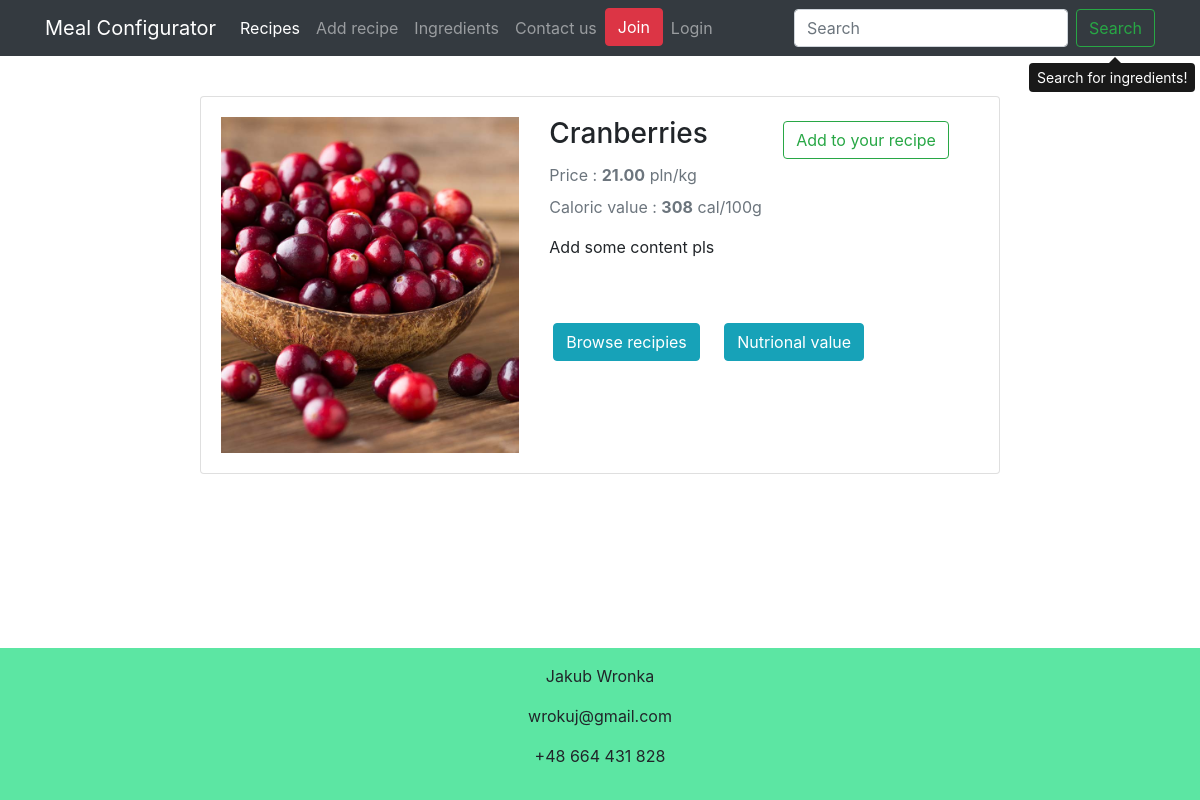
The app's page /products/cranberries/ with its own data.
### main/models.py (models this page shows, shortened)
class Ingredient(models.Model):
    name = models.CharField(max_length=255, primary_key=True)
    category = models.ForeignKey(FoodCategory, null=True, blank=True, on_delete=models.SET_NULL)
    price = models.DecimalField(max_digits=7, decimal_places=2)
    calval = models.IntegerField()
    total_carbs = models.FloatField()
    total_fat = models.FloatField()
    total_proteins = models.FloatField()
    image = models.ImageField(upload_to='ingredient_images',
                              null=True,
                              blank=True,
                              width_field='width_field',
                              height_field='height_field')
    height_field = models.IntegerField(default=0)
    width_field = models.IntegerField(default=0)
    slug = models.SlugField(null=True, blank=True, unique=True)
    objects = IngredientManager()
    accepted = models.BooleanField(default=False)

### main/views.py (the view, shortened to what this page needs)
# urls.py: path('products/<str:slug>/', views.detailed_product_page, name='product-details'),
def detailed_product_page(request, slug):
    if 'collect_ing' not in request.session or request.session['collect_ing'] == '':
        request.session['collect_ing'] = []
    obj = get_object_or_404(Ingredient, slug=slug)
    current_ing = obj.name
    recipes_containing = Recipe.objects.search_by_ing(obj)
    template_name = 'main/product_details.html'
    context = {'product': obj,
               'added': request.session['collect_ing'],
               'recipes_containing': recipes_containing}
    return render(request, template_name, context)

### main/context_processors.py (called while the page is built)
def broadcaster(request):
    kwargs = {
        'foodcategories': FoodCategory.objects.all(),
        'currentuser': request.user,
    }
    return kwargs

### main/models.py (called while the page is built)
    def search_by_ing(self, ing=None):
        qs = self.get_queryset()
        if ing:
            qs = ing.recipe_set.all()
        return qs

### main/templates/main/product_details.html (shortened to what this page needs)
{% extends 'main/base.html' %}
{% block content %}
{% load static %}
  <br>
  <div class="card mx-auto" style="width: 50rem;">
    <div class="card-body">
      <div class="row">
        <div class="col-md-5">
          <img src="{{ product.image.url }}" class="img-fluid">
        </div>
        <div class="col-md-7">
          <div class="row">
            <div class="col">
              <h3 class="card-title">{{ product.name }}</h3>
            </div>
            <div class="col">
              {% if product.name not in added %}
                <form action="." method="post">{% csrf_token %}
                  <button type="submit" class="btn btn-outline-success m-1" name="add" value="added">Add to your recipe</button>
                </form>
              {% else %}
                <form action="." method="post">{% csrf_token %}
                  <button type="submit" class="btn btn-outline-danger m-1" name="delete" value="deleted">Delete from recipe</button>
                </form>
                {% endif %}
            </div>
          </div>
          <p class="card-text mb-2 text-muted">Price : <b>{{product.price}}</b> pln/kg</p>
          <p class="card-text text-muted">Caloric value : <b>{{ product.calval }}</b> cal/100g<br></p>
          <p>
            Add some content pls
          </p>
              <button class="btn btn-info mx-1 my-5" type="button" data-toggle="collapse" data-target="#multiCollapseExample1" aria-expanded="false" aria-controls="multiCollapseExample2">Browse recipies</button>
              <button class="btn btn-info mx-3 my-5" type="button" data-toggle="collapse" data-target="#multiCollapseExample2" aria-expanded="false" aria-controls="multiCollapseExample2">Nutrional value</button>
        </div>
      </div>
    </div>
  </div>
{% endblock %}

### main/templates/main/base.html (style rules this page uses)
html { height: 100%; box-sizing: border-box; }
body { position: relative; margin: 0; padding-bottom: 11rem; min-height: 100%; }
*, *:before, *:after { box-sizing: inherit; }

### records on screen
Ingredient: image (picture), name "Cranberries", price "21.00", calval "308"
